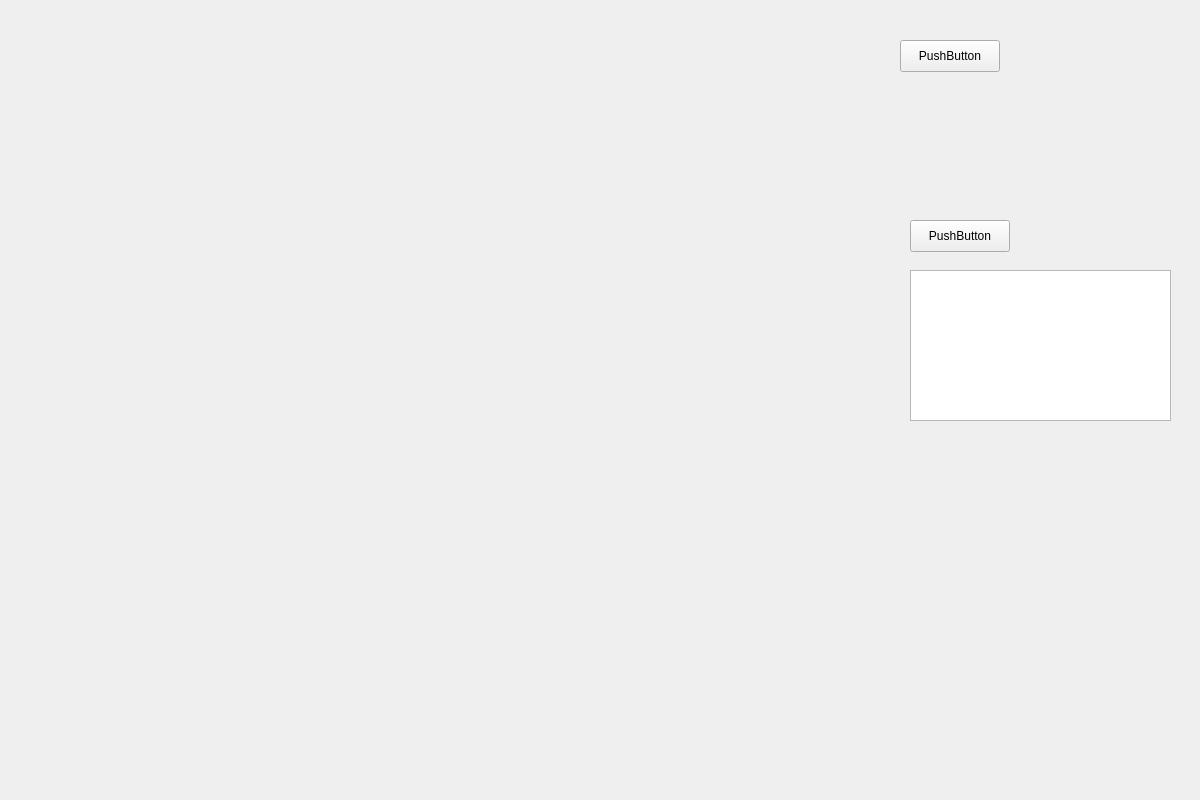
<?xml version="1.0" encoding="UTF-8"?>
<ui version="4.0">
 <class>MainWindow</class>
 <widget class="QMainWindow" name="MainWindow">
  <property name="geometry">
   <rect>
    <x>0</x>
    <y>0</y>
    <width>1200</width>
    <height>800</height>
   </rect>
  </property>
  <property name="windowTitle">
   <string>MainWindow</string>
  </property>
  <widget class="QWidget" name="centralwidget">
   <widget class="Scene" name="widget" native="true">
    <property name="geometry">
     <rect>
      <x>20</x>
      <y>20</y>
      <width>851</width>
      <height>751</height>
     </rect>
    </property>
   </widget>
   <widget class="QPushButton" name="pushButton">
    <property name="geometry">
     <rect>
      <x>900</x>
      <y>40</y>
      <width>100</width>
      <height>32</height>
     </rect>
    </property>
    <property name="text">
     <string>PushButton</string>
    </property>
   </widget>
   <widget class="QPushButton" name="pushButton_2">
    <property name="geometry">
     <rect>
      <x>910</x>
      <y>220</y>
      <width>100</width>
      <height>32</height>
     </rect>
    </property>
    <property name="text">
     <string>PushButton</string>
    </property>
   </widget>
   <widget class="QTextEdit" name="textEdit">
    <property name="geometry">
     <rect>
      <x>910</x>
      <y>270</y>
      <width>261</width>
      <height>151</height>
     </rect>
    </property>
   </widget>
  </widget>
 </widget>
 <customwidgets>
  <customwidget>
   <class>Scene</class>
   <extends>QWidget</extends>
   <header>scene.h</header>
   <container>1</container>
  </customwidget>
 </customwidgets>
 <resources/>
 <connections/>
</ui>
